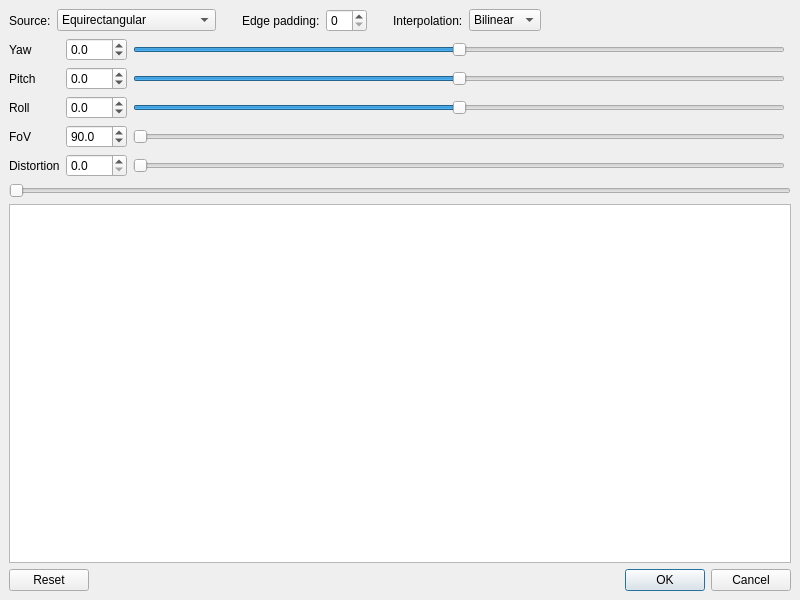
<?xml version="1.0" encoding="UTF-8"?>
<ui version="4.0">
 <class>flat360Dialog</class>
 <widget class="QDialog" name="flat360Dialog">
  <property name="geometry">
   <rect>
    <x>0</x>
    <y>0</y>
    <width>800</width>
    <height>600</height>
   </rect>
  </property>
  <property name="windowTitle">
   <string>Flatten 360</string>
  </property>
  <layout class="QGridLayout">
   <property name="leftMargin">
    <number>9</number>
   </property>
   <property name="topMargin">
    <number>9</number>
   </property>
   <property name="rightMargin">
    <number>9</number>
   </property>
   <property name="bottomMargin">
    <number>9</number>
   </property>
   <property name="spacing">
    <number>6</number>
   </property>
   <item row="5" column="0" colspan="2">
    <layout class="QVBoxLayout" name="verticalLayout">
     <item>
      <widget class="QGraphicsView" name="graphicsView"/>
     </item>
    </layout>
   </item>
   <item row="0" column="0" rowspan="2" colspan="2">
    <layout class="QGridLayout" name="gridLayout_1">
     <item row="0" column="3">
      <widget class="QLabel" name="labelPadding">
       <property name="text">
        <string>Edge padding:</string>
       </property>
      </widget>
     </item>
     <item row="0" column="0">
      <widget class="QLabel" name="label">
       <property name="text">
        <string>Source:</string>
       </property>
      </widget>
     </item>
     <item row="0" column="2">
      <spacer name="horizontalSpacer">
       <property name="orientation">
        <enum>Qt::Horizontal</enum>
       </property>
       <property name="sizeType">
        <enum>QSizePolicy::Fixed</enum>
       </property>
       <property name="sizeHint" stdset="0">
        <size>
         <width>20</width>
         <height>20</height>
        </size>
       </property>
      </spacer>
     </item>
     <item row="0" column="8">
      <spacer name="horizontalSpacer_3">
       <property name="orientation">
        <enum>Qt::Horizontal</enum>
       </property>
       <property name="sizeHint" stdset="0">
        <size>
         <width>40</width>
         <height>20</height>
        </size>
       </property>
      </spacer>
     </item>
     <item row="0" column="6">
      <widget class="QLabel" name="labelInterpolation">
       <property name="text">
        <string>Interpolation:</string>
       </property>
      </widget>
     </item>
     <item row="0" column="1">
      <widget class="QComboBox" name="comboBoxMethod">
       <item>
        <property name="text">
         <string>Equirectangular</string>
        </property>
       </item>
       <item>
        <property name="text">
         <string>Equi-Angular Cubemap</string>
        </property>
       </item>
       <item>
        <property name="text">
         <string>Cubemap 3x2 RLUDFB</string>
        </property>
       </item>
      </widget>
     </item>
     <item row="0" column="4">
      <widget class="QSpinBox" name="spinBoxPad"/>
     </item>
     <item row="0" column="7">
      <widget class="QComboBox" name="comboBoxAlgo">
       <item>
        <property name="text">
         <string>Bilinear</string>
        </property>
       </item>
       <item>
        <property name="text">
         <string>Bicubic</string>
        </property>
       </item>
      </widget>
     </item>
     <item row="0" column="5">
      <spacer name="horizontalSpacer_2">
       <property name="orientation">
        <enum>Qt::Horizontal</enum>
       </property>
       <property name="sizeType">
        <enum>QSizePolicy::Fixed</enum>
       </property>
       <property name="sizeHint" stdset="0">
        <size>
         <width>20</width>
         <height>20</height>
        </size>
       </property>
      </spacer>
     </item>
    </layout>
   </item>
   <item row="4" column="0" colspan="2">
    <widget class="ADM_flyNavSlider" name="horizontalSlider">
     <property name="orientation">
      <enum>Qt::Horizontal</enum>
     </property>
    </widget>
   </item>
   <item row="3" column="0" colspan="2">
    <layout class="QHBoxLayout" name="toolboxLayout"/>
   </item>
   <item row="7" column="0" colspan="2">
    <widget class="QDialogButtonBox" name="buttonBox">
     <property name="orientation">
      <enum>Qt::Horizontal</enum>
     </property>
     <property name="standardButtons">
      <set>QDialogButtonBox::Cancel|QDialogButtonBox::Ok|QDialogButtonBox::Reset</set>
     </property>
    </widget>
   </item>
   <item row="2" column="0">
    <layout class="QGridLayout" name="gridLayout_2">
     <item row="2" column="0">
      <widget class="QLabel" name="labelRoll">
       <property name="text">
        <string>Roll</string>
       </property>
      </widget>
     </item>
     <item row="0" column="1">
      <widget class="QDoubleSpinBox" name="doubleSpinBoxYaw">
       <property name="decimals">
        <number>1</number>
       </property>
       <property name="minimum">
        <double>-180.000000000000000</double>
       </property>
       <property name="maximum">
        <double>180.000000000000000</double>
       </property>
      </widget>
     </item>
     <item row="3" column="2">
      <widget class="QSlider" name="horizontalSliderFov">
       <property name="minimum">
        <number>1</number>
       </property>
       <property name="maximum">
        <number>1799</number>
       </property>
       <property name="pageStep">
        <number>100</number>
       </property>
       <property name="orientation">
        <enum>Qt::Horizontal</enum>
       </property>
      </widget>
     </item>
     <item row="2" column="2">
      <widget class="QSlider" name="horizontalSliderRoll">
       <property name="minimum">
        <number>-1800</number>
       </property>
       <property name="maximum">
        <number>1800</number>
       </property>
       <property name="pageStep">
        <number>100</number>
       </property>
       <property name="orientation">
        <enum>Qt::Horizontal</enum>
       </property>
      </widget>
     </item>
     <item row="4" column="1">
      <widget class="QDoubleSpinBox" name="doubleSpinBoxDistortion">
       <property name="decimals">
        <number>1</number>
       </property>
       <property name="minimum">
        <double>0.000000000000000</double>
       </property>
       <property name="maximum">
        <double>100.000000000000000</double>
       </property>
      </widget>
     </item>
     <item row="1" column="2">
      <widget class="QSlider" name="horizontalSliderPitch">
       <property name="minimum">
        <number>-900</number>
       </property>
       <property name="maximum">
        <number>900</number>
       </property>
       <property name="pageStep">
        <number>100</number>
       </property>
       <property name="orientation">
        <enum>Qt::Horizontal</enum>
       </property>
      </widget>
     </item>
     <item row="0" column="2">
      <widget class="QSlider" name="horizontalSliderYaw">
       <property name="minimum">
        <number>-1800</number>
       </property>
       <property name="maximum">
        <number>1800</number>
       </property>
       <property name="pageStep">
        <number>100</number>
       </property>
       <property name="orientation">
        <enum>Qt::Horizontal</enum>
       </property>
      </widget>
     </item>
     <item row="3" column="1">
      <widget class="QDoubleSpinBox" name="doubleSpinBoxFov">
       <property name="decimals">
        <number>1</number>
       </property>
       <property name="minimum">
        <double>0.100000000000000</double>
       </property>
       <property name="maximum">
        <double>179.900000000000006</double>
       </property>
       <property name="value">
        <double>90.000000000000000</double>
       </property>
      </widget>
     </item>
     <item row="4" column="0">
      <widget class="QLabel" name="labelDistortion">
       <property name="text">
        <string>Distortion</string>
       </property>
      </widget>
     </item>
     <item row="0" column="0">
      <widget class="QLabel" name="labelYaw">
       <property name="text">
        <string>Yaw</string>
       </property>
      </widget>
     </item>
     <item row="1" column="0">
      <widget class="QLabel" name="labelPitch">
       <property name="text">
        <string>Pitch</string>
       </property>
      </widget>
     </item>
     <item row="2" column="1">
      <widget class="QDoubleSpinBox" name="doubleSpinBoxRoll">
       <property name="decimals">
        <number>1</number>
       </property>
       <property name="minimum">
        <double>-180.000000000000000</double>
       </property>
       <property name="maximum">
        <double>180.000000000000000</double>
       </property>
      </widget>
     </item>
     <item row="3" column="0">
      <widget class="QLabel" name="labelFoV">
       <property name="text">
        <string>FoV</string>
       </property>
      </widget>
     </item>
     <item row="1" column="1">
      <widget class="QDoubleSpinBox" name="doubleSpinBoxPitch">
       <property name="decimals">
        <number>1</number>
       </property>
       <property name="minimum">
        <double>-90.000000000000000</double>
       </property>
       <property name="maximum">
        <double>90.000000000000000</double>
       </property>
      </widget>
     </item>
     <item row="4" column="2">
      <widget class="QSlider" name="horizontalSliderDistortion">
       <property name="minimum">
        <number>0</number>
       </property>
       <property name="maximum">
        <number>1000</number>
       </property>
       <property name="pageStep">
        <number>100</number>
       </property>
       <property name="orientation">
        <enum>Qt::Horizontal</enum>
       </property>
      </widget>
     </item>
    </layout>
   </item>
  </layout>
 </widget>
 <customwidgets>
  <customwidget>
   <class>ADM_QSlider</class>
   <extends>QSlider</extends>
   <header>ADM_toolkitQt.h</header>
  </customwidget>
  <customwidget>
   <class>ADM_flyNavSlider</class>
   <extends>ADM_QSlider</extends>
   <header>ADM_toolkitQt.h</header>
  </customwidget>
 </customwidgets>
 <tabstops>
  <tabstop>comboBoxMethod</tabstop>
  <tabstop>spinBoxPad</tabstop>
  <tabstop>comboBoxAlgo</tabstop>
  <tabstop>doubleSpinBoxYaw</tabstop>
  <tabstop>doubleSpinBoxPitch</tabstop>
  <tabstop>doubleSpinBoxRoll</tabstop>
  <tabstop>doubleSpinBoxFov</tabstop>
  <tabstop>horizontalSliderYaw</tabstop>
  <tabstop>horizontalSliderPitch</tabstop>
  <tabstop>horizontalSliderRoll</tabstop>
  <tabstop>horizontalSliderFov</tabstop>
  <tabstop>horizontalSlider</tabstop>
  <tabstop>graphicsView</tabstop>
 </tabstops>
 <resources/>
 <connections>
  <connection>
   <sender>buttonBox</sender>
   <signal>accepted()</signal>
   <receiver>flat360Dialog</receiver>
   <slot>accept()</slot>
   <hints>
    <hint type="sourcelabel">
     <x>248</x>
     <y>254</y>
    </hint>
    <hint type="destinationlabel">
     <x>157</x>
     <y>274</y>
    </hint>
   </hints>
  </connection>
  <connection>
   <sender>buttonBox</sender>
   <signal>rejected()</signal>
   <receiver>flat360Dialog</receiver>
   <slot>reject()</slot>
   <hints>
    <hint type="sourcelabel">
     <x>316</x>
     <y>260</y>
    </hint>
    <hint type="destinationlabel">
     <x>286</x>
     <y>274</y>
    </hint>
   </hints>
  </connection>
 </connections>
</ui>
